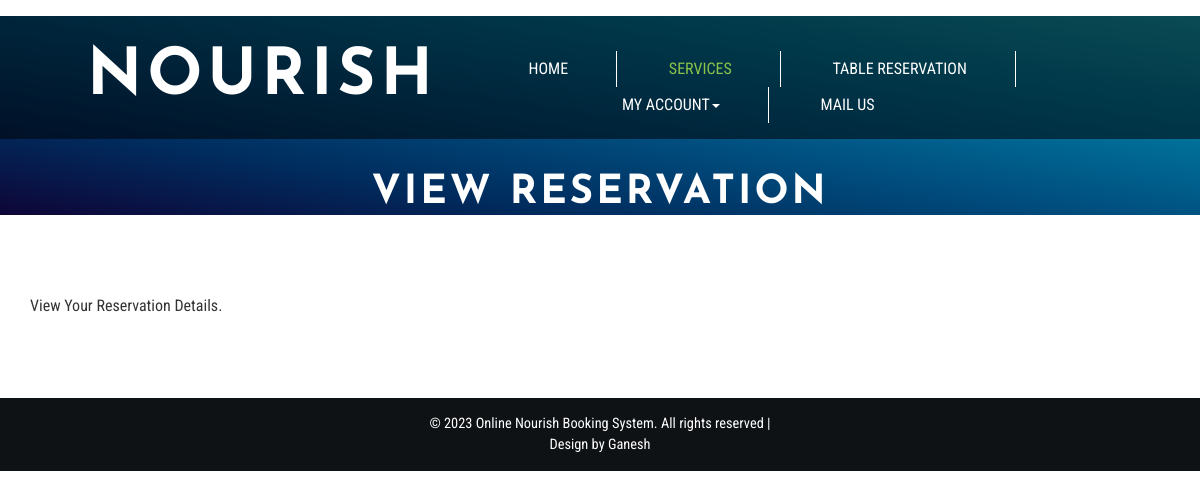
Page /view-reservation-detail.php (signed in) on the earlier database version.
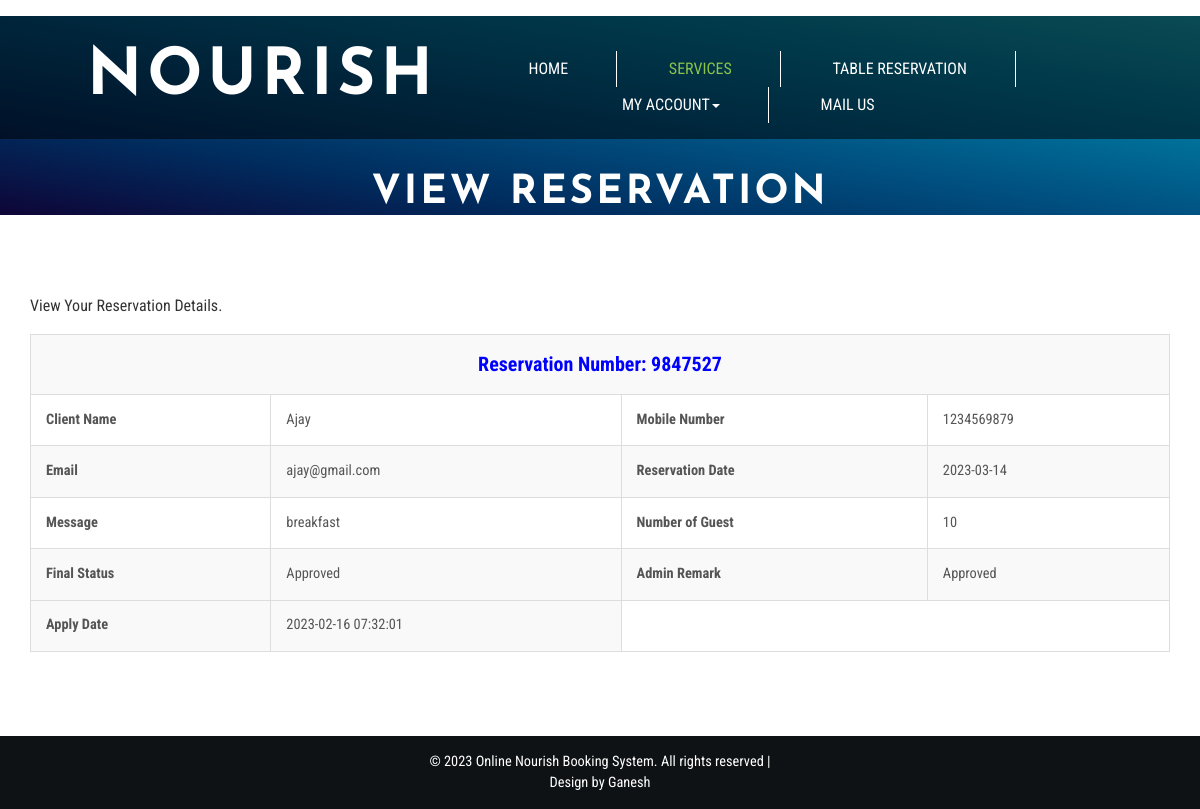
Same page on the later database version.
### tables this page shows
CREATE TABLE `reservation` (
  `reserve_id` int(10) NOT NULL,
  `resid` int(10) NOT NULL,
  `UserID` int(5) DEFAULT NULL,
  `no_of_guest` varchar(100) NOT NULL,
  `date_res` varchar(100) NOT NULL,
  `time` varchar(100) NOT NULL,
  `suggestions` varchar(100) NOT NULL,
  `Remark` varchar(200) DEFAULT NULL,
  `Status` varchar(200) DEFAULT NULL,
  `UpdationDate` timestamp NULL DEFAULT NULL ON UPDATE current_timestamp()
);

CREATE TABLE `tbluser` (
  `ID` int(10) NOT NULL,
  `FullName` varchar(200) DEFAULT NULL,
  `MobileNumber` bigint(10) DEFAULT NULL,
  `Email` varchar(200) DEFAULT NULL,
  `Password` varchar(200) DEFAULT NULL,
  `RegDate` timestamp NULL DEFAULT current_timestamp()
);

### view-reservation-detail.php (the view, shortened to what this page needs)
<?php
if (strlen($_SESSION['obbsuid']==0)) {
  header('location:logout.php');
  } else{
?>
<!DOCTYPE html>
<html lang="en">
<head>
<link href="css/bootstrap.css" rel="stylesheet" type="text/css" media="all" />
<link rel="stylesheet" href="css/style.css" type="text/css" media="all" />
<link href="css/font-awesome.css" rel="stylesheet">
</head>
<body>
	<div class="banner jarallax">
		<div class="agileinfo-dot">
		<?php include_once('includes/header.php');?>
			<div class="wthree-heading">
				<h2>View Reservation</h2>
			</div>
		</div>
	<div class="about-top">
		<div class="container">
			<div class="wthree-services-bottom-grids">
				<p class="wow fadeInUp animated" data-wow-delay=".5s">View Your Reservation Details.</p>
					<div class="bs-docs-example wow fadeInUp animated" data-wow-delay=".5s">
						 <?php
                  $uid=$_SESSION['obbsuid'];
$sql="SELECT tbluser.FullName,tbluser.MobileNumber,tbluser.Email,reservation.resid,reservation.date_res,reservation.no_of_guest,reservation.suggestions, reservation.Remark,reservation.Status,reservation.UpdationDate from reservation join tbluser on tbluser.ID=reservation.UserID  where reservation.UserID=:uid";
$query = $dbh -> prepare($sql);
$query-> bindParam(':uid', $uid, PDO::PARAM_STR);
$query->execute();
$results=$query->fetchAll(PDO::FETCH_OBJ);
$cnt=1;
if($query->rowCount() > 0)
{
foreach($results as $row)
{               ?>
                            <table border="1" class="table table-bordered table-striped table-vcenter js-dataTable-full-pagination">
                                <tr>
                                    <th colspan="5" style="text-align: center;font-size: 20px;color: blue;">Reservation Number: <?php  echo $row->resid;?>
                                    </th>
                                </tr>
                                            <tr>
    <th>Client Name</th>
    <td><?php  echo $row->FullName;?></td>
     <th>Mobile Number</th>
    <td><?php  echo $row->MobileNumber;?></td>
  </tr>
  <tr>
   <th>Email</th>
    <td><?php  echo $row->Email;?></td>
	<th>Reservation Date</th>
    <td><?php  echo $row->date_res;?></td>
  </tr>
  <tr>
    <th>Message</th>
    <td><?php  echo $row->suggestions;?></td>
    <th>Number of Guest</th>
    <td><?php  echo $row->no_of_guest;?></td>
  </tr>
  <tr>
     <th> Final Status</th>
    <td> <?php  $status=$row->Status;
if($row->Status=="Approved")
{
  echo "Approved";
}
     ;?></td>
     <th >Admin Remark</th>
    <?php if($row->Status==""){ ?>
                     <td><?php echo "Not Updated Yet"; ?></td>
<?php } else { ?>                  <td><?php  echo htmlentities($row->Remark);?>
                  </td>
                  <?php } ?>
  </tr>
  <tr>
      <tr>
    <th>Apply Date</th>
    <td><?php  echo $row->UpdationDate;?></td>
  </tr>
  </tr>
<?php $cnt=$cnt+1;}} ?>
</table>
					</div>
			</div>
		</div>
	</div>
	<?php include_once('includes/footer.php');?>
</body>
</html><?php }  ?>

Differences in the rows shown:
now on this page (row edited): reservation: resid "9847527", UserID.FullName "Ajay", UserID.MobileNumber "1234569879", UserID.Email "ajay@gmail.com", date_res "2023-03-14", suggestions "breakfast", no_of_guest "10", Status "Approved", Remark "Approved", UpdationDate "2023-02-16 07:32:01"
